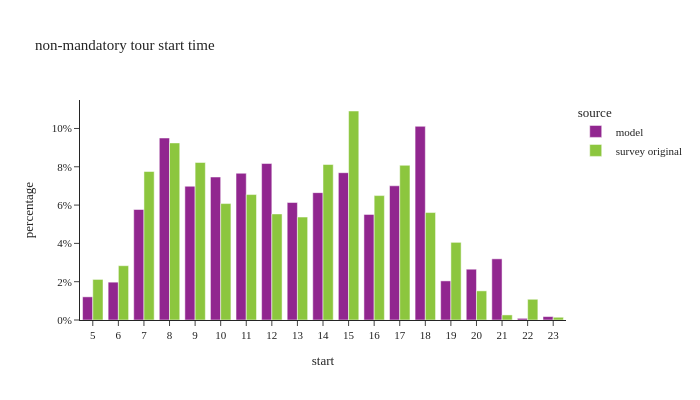

Notebook code cell kept with this figure:
### Markdown cell above
## non-mandatory tour start time

### Code cell
df_plot = non_m_tour_data.groupby(['source','start'])[['tour_weight']].sum().reset_index()
df_plot['percentage'] = df_plot.groupby(['source'], group_keys=False)['tour_weight']. \
    apply(lambda x: x / float(x.sum()))

fig = px.bar(df_plot, x="start", y="percentage", color="source",barmode="group",
             title="non-mandatory tour start time")
fig.for_each_annotation(lambda a: a.update(text = a.text.split("=")[-1]))
fig.update_layout(height=400, width=700, yaxis=dict(tickformat=".0%"), xaxis=dict(dtick="1"))
fig.show()

### Figure 1 — Plotly figure (JSON) as saved in the notebook; plotly's stock layout.template omitted (floating-point values rounded to 4 significant figures)
{"data": [{"alignmentgroup": "True", "hovertemplate": "source=model<br>start=%{x}<br>percentage=%{y}<extra></extra>", "legendgroup": "model", "marker": {"color": "#91268F", "pattern": {"shape": ""}}, "name": "model", "offsetgroup": "model", "orientation": "v", "showlegend": true, "textposition": "auto", "type": "bar", "x": [5.0, 6.0, 7.0, 8.0, 9.0, 10.0, 11.0, 12.0, 13.0, 14.0, 15.0, 16.0, 17.0, 18.0, 19.0, 20.0, 21.0, 22.0, 23.0], "xaxis": "x", "y": [0.01209, 0.01976, 0.0577, 0.09503, 0.06984, 0.07466, 0.07661, 0.08169, 0.06134, 0.0665, 0.07691, 0.05514, 0.07008, 0.1011, 0.02042, 0.02652, 0.03194, 0.0008681, 0.001791], "yaxis": "y"}, {"alignmentgroup": "True", "hovertemplate": "source=survey original<br>start=%{x}<br>percentage=%{y}<extra></extra>", "legendgroup": "survey original", "marker": {"color": "#8CC63E", "pattern": {"shape": ""}}, "name": "survey original", "offsetgroup": "survey original", "orientation": "v", "showlegend": true, "textposition": "auto", "type": "bar", "x": [5.0, 6.0, 7.0, 8.0, 9.0, 10.0, 11.0, 12.0, 13.0, 14.0, 15.0, 16.0, 17.0, 18.0, 19.0, 20.0, 21.0, 22.0, 23.0], "xaxis": "x", "y": [0.02119, 0.02835, 0.07752, 0.09246, 0.08226, 0.06079, 0.06549, 0.05538, 0.05375, 0.08117, 0.1091, 0.06496, 0.08077, 0.0561, 0.04055, 0.01522, 0.002652, 0.01082, 0.001435], "yaxis": "y"}], "layout": {"barmode": "group", "height": 400, "legend": {"title": {"text": "source"}, "tracegroupgap": 0}, "title": {"text": "non-mandatory tour start time"}, "width": 700, "xaxis": {"anchor": "y", "domain": [0.0, 1.0], "dtick": "1", "title": {"text": "start"}}, "yaxis": {"anchor": "x", "domain": [0.0, 1.0], "tickformat": ".0%", "title": {"text": "percentage"}}}}
